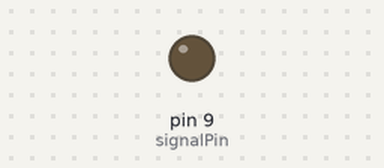
This sketch was run on a simulated Arduino Uno, built with avr-gcc and run on an emulated ATmega328P. Parts: output pins drawn as LEDs (lit = HIGH).

Above: at 0.16 s.
At 15.9 s:
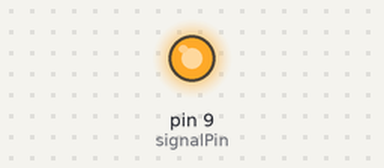
At 31.4 s:
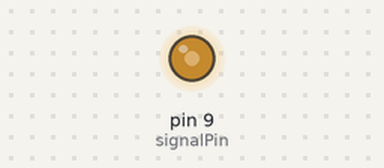
Timing chart, 0 to 38.9 s (numbered marks = the images above):
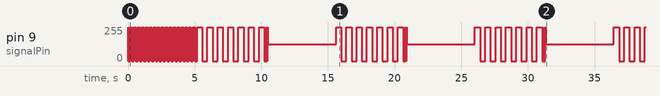

The sketch:

waveforms.ino
```cpp
// Define the pin where the signal will be output
const int signalPin = 9; // PWM pin on Arduino

unsigned long waveChangeTime = 0;
int waveType = 0;

void setup() {
  pinMode(signalPin, OUTPUT);
}

void loop() {
  // Change waveform type every 5 seconds
  if (millis() - waveChangeTime > 5000) {
    waveChangeTime = millis();
    waveType = (waveType + 1) % 2; // Only two wave types
  }

  if (waveType == 0) {
    generateSquareWave();
  } else {
    generateSineWave();
  }
}

void generateSquareWave() {
  for (int i = 0; i < 50; i++) {
    analogWrite(signalPin, 255); // High state
    delay(10); // High duration
    analogWrite(signalPin, 0); // Low state
    delay(10); // Low duration
  }
}

void generateSineWave() {
  for (int i = 0; i < 360; i++) {
    float rad = DEG_TO_RAD * i;
    int sineValue = 127.5 + 127.5 * sin(rad); // Scale sine to 0-255
    analogWrite(signalPin, sineValue);
    delay(2); // Adjust delay for frequency
  }
}
```
